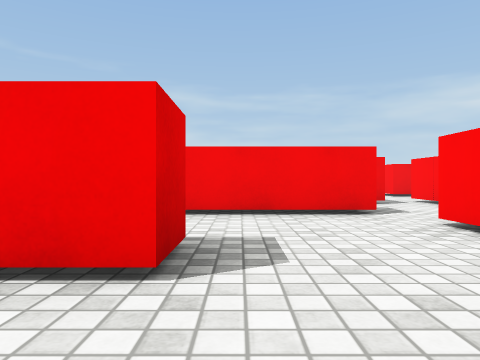
[1] (above)

16 first-person views from a walk through a 3-D level made in the Unity game engine. The camera is 0.55 m above the floor, looks level and sees 70° across. The floor is counted in squares, 1 m on a side. Each view is taken from the middle of a square. On the plan, view 1 faces up. The plan holds only what a view shows up to about 9 squares ahead; the rest is blank. Surface patterns are stand-ins for the level's own textures.

[2]
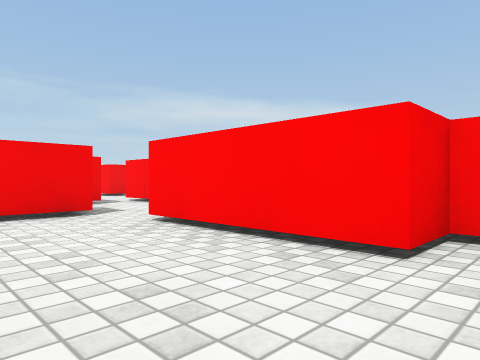

[3]
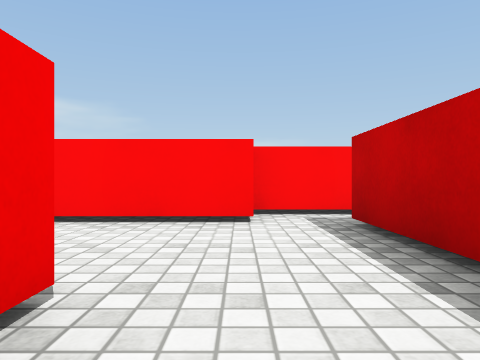

[4]
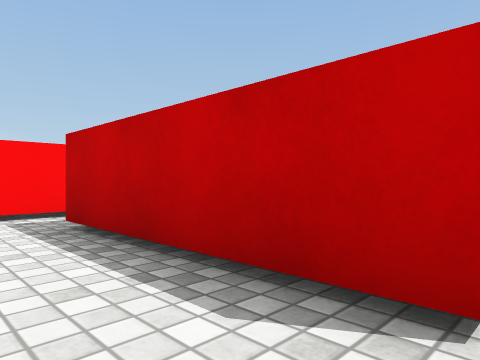

[5]
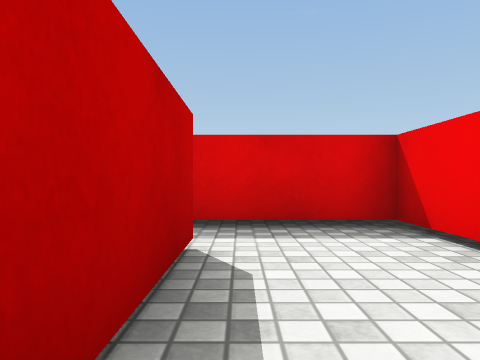

[6]
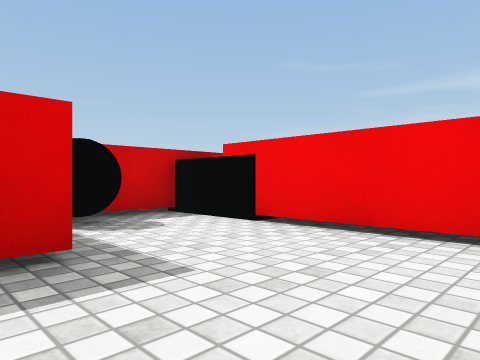

[7]
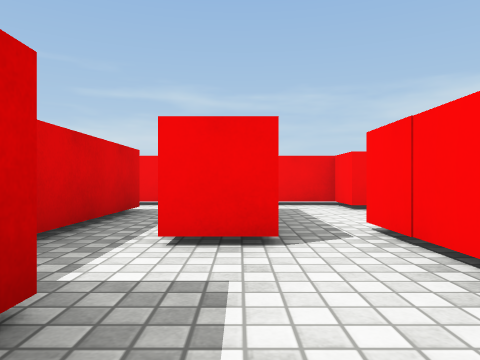

[8]
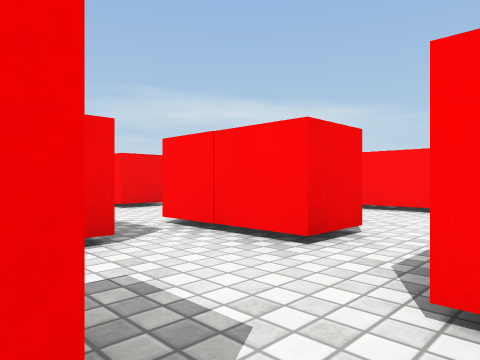

[9]
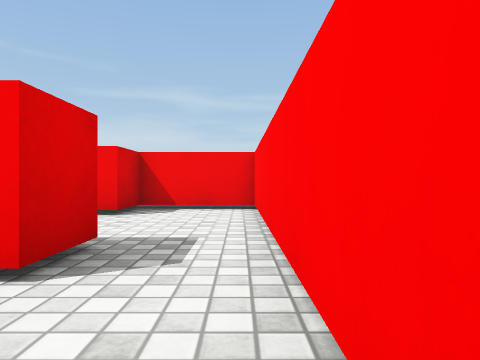

[10]
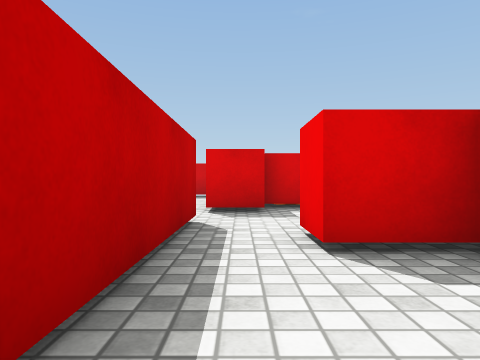

[11]
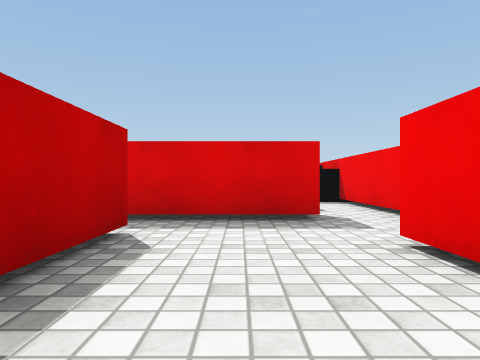

[12]
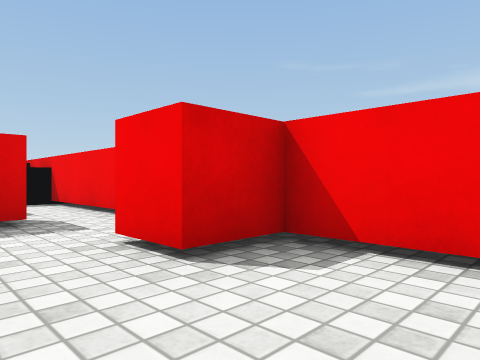

[13]
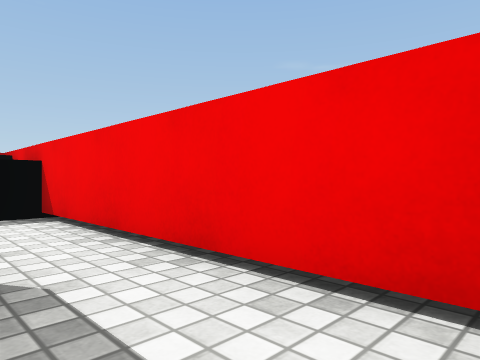

[14]
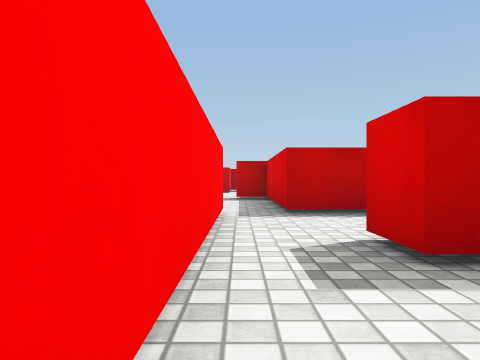

[15]
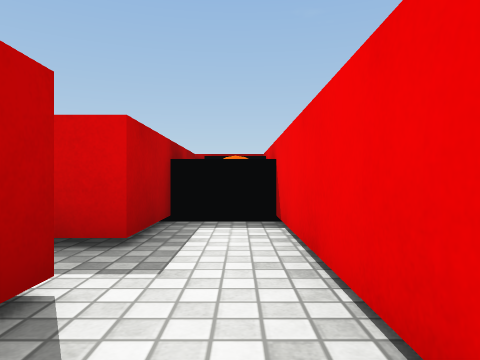

[16]
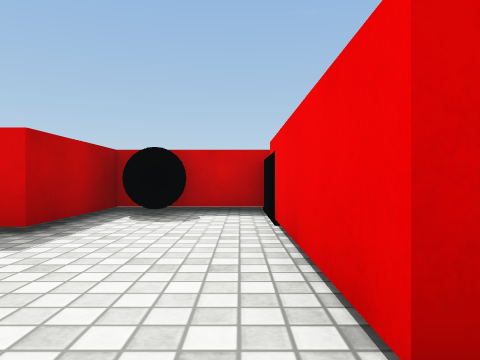

### Floor plan
Points are (right, up) in squares from view 1. A wall is a line through its corners. A room is listed if a view was taken in it or the views show most of it. See-through windows are left out.
Room 1 (views 1, 2, 3, 4, 5, 6, 7, 8, 16)
walls: (-1.6, 2.8) (-0.4, 2.8) (-0.4, 1.8) (-3, 1.8) (-3, -0.6); (2.2, 5.4) (-1.1, 5.4); (-1.9, -0.4) (2.2, -0.4); (3.4, -0.9) (3.4, 0.8) (2.4, 0.8) (2.4, 4.2)
ways out: opening at (3, 6) to room 2; opening at (-1, 4.5); opening at (3, -1); gap at (-2, -1)
Room 2 (views 9, 10, 11, 12, 13, 14, 15)
walls: (3.4, 7.8) (2.2, 7.8); (3.3, 11.1) (3.3, 8.4); (8.3, 5.5) (8.3, 12.5) (2.4, 12.5); (3.5, 5.4) (7.2, 5.4); (2.2, 6.5) (2.2, 5.4); (1.2, 7.5) (1.2, 6.5)
ways out: opening at (3, 6) to room 1; opening at (2, 7); opening at (3, 12); opening at (8, 5)
objects: red block (5, 7) to (5, 9); red block (5, 12) to (6, 12); red block (6, 8) to (7, 9)

Where each view was taken, in squares from view 1:
view 1: 0 up, 0 right, facing up
view 2: 0 up, 0 right, facing up-right
view 3: 1 up, 2 left, facing right
view 4: 1 up, 2 left, facing down-right
view 5: 0 up, 1 right, facing left
view 6: 2 up, 2 right, facing up-left
view 7: 5 up, 3 right, facing up
view 8: 5 up, 2 right, facing up-right
view 9: 6 up, 8 right, facing up
view 10: 6 up, 8 right, facing left
view 11: 10 up, 8 right, facing left
view 12: 10 up, 8 right, facing up-left
view 13: 11 up, 5 right, facing up-left
view 14: 11 up, 8 right, facing down
view 15: 12 up, 4 right, facing left
view 16: 5 up, 3 right, facing left
